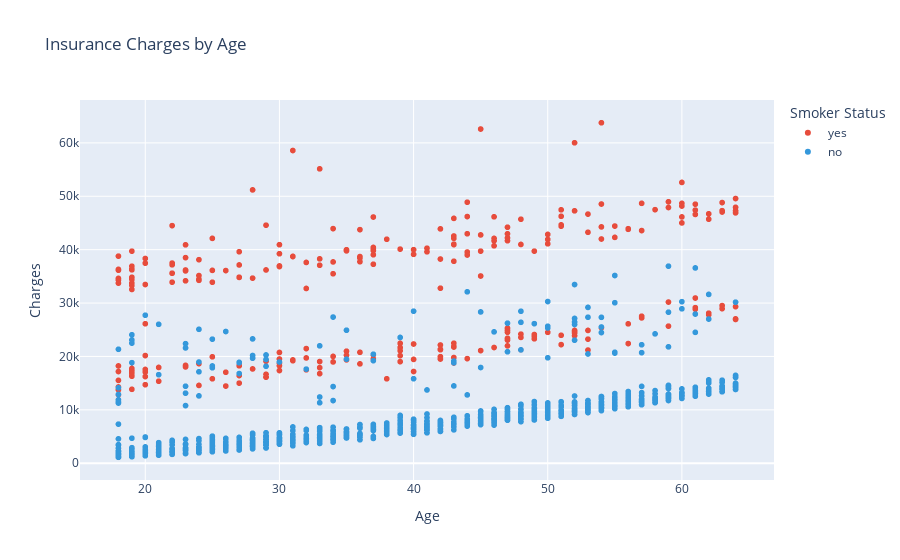

Notebook code cell kept with this figure:
### Markdown cell above
### **3. Cheking how Do Insurance Charges Vary with Age**

### Code cell
fig = px.scatter(
    df,
    x='age',
    y='charges',
    color='smoker',
    color_discrete_map={'yes': '#e74c3c', 'no': '#3498db'},
    title='Insurance Charges by Age',
    labels={'age': 'Age', 'charges': 'Charges', 'smoker': 'Smoker Status'},
)
fig.update_layout(legend_title_text='Smoker Status')
fig.show()

### Figure 1 — Plotly figure (JSON) as saved in the notebook; plotly's stock layout.template omitted (floating-point values rounded to 4 significant figures; data arrays with more than 128 entries replaced by an {"elided": "..."} marker saying what was removed)
{"data": [{"hovertemplate": "Smoker Status=yes<br>Age=%{x}<br>Charges=%{y}<extra></extra>", "legendgroup": "yes", "marker": {"color": "#e74c3c", "symbol": "circle"}, "mode": "markers", "name": "yes", "showlegend": true, "type": "scattergl", "x": {"elided": "274 int values"}, "xaxis": "x", "y": {"elided": "274 float values"}, "yaxis": "y"}, {"hovertemplate": "Smoker Status=no<br>Age=%{x}<br>Charges=%{y}<extra></extra>", "legendgroup": "no", "marker": {"color": "#3498db", "symbol": "circle"}, "mode": "markers", "name": "no", "showlegend": true, "type": "scattergl", "x": {"elided": "1063 int values"}, "xaxis": "x", "y": {"elided": "1063 float values"}, "yaxis": "y"}], "layout": {"legend": {"title": {"text": "Smoker Status"}, "tracegroupgap": 0}, "title": {"text": "Insurance Charges by Age"}, "xaxis": {"anchor": "y", "domain": [0, 1], "title": {"text": "Age"}}, "yaxis": {"anchor": "x", "domain": [0, 1], "title": {"text": "Charges"}}}}
